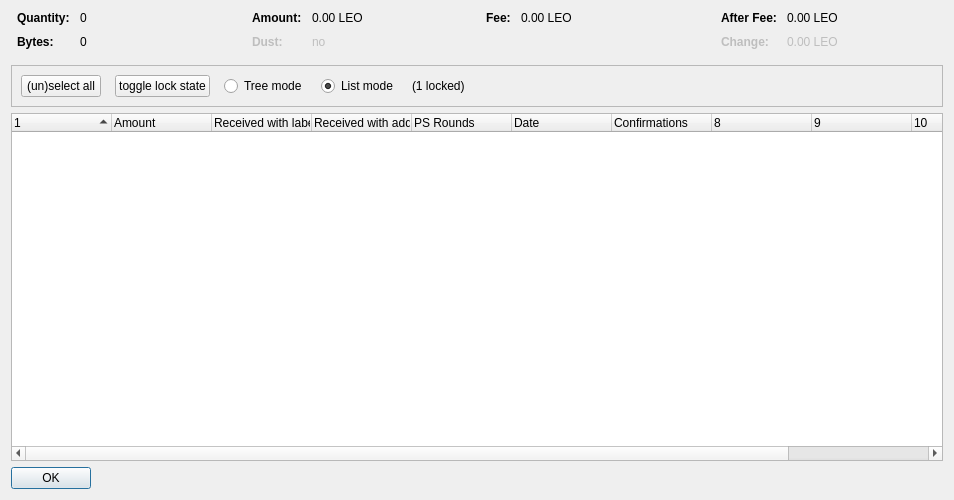
<?xml version="1.0" encoding="UTF-8"?>
<ui version="4.0">
 <class>CoinControlDialog</class>
 <widget class="QDialog" name="CoinControlDialog">
  <property name="geometry">
   <rect>
    <x>0</x>
    <y>0</y>
    <width>954</width>
    <height>500</height>
   </rect>
  </property>
  <property name="windowTitle">
   <string>Coin Selection</string>
  </property>
  <layout class="QVBoxLayout" name="verticalLayout">
   <item>
    <layout class="QHBoxLayout" name="horizontalLayoutTop" stretch="0,0,0,0">
     <property name="topMargin">
      <number>0</number>
     </property>
     <property name="bottomMargin">
      <number>10</number>
     </property>
     <item>
      <layout class="QFormLayout" name="formLayoutCoinControl1">
       <property name="horizontalSpacing">
        <number>10</number>
       </property>
       <property name="verticalSpacing">
        <number>10</number>
       </property>
       <property name="leftMargin">
        <number>6</number>
       </property>
       <property name="rightMargin">
        <number>6</number>
       </property>
       <item row="0" column="0">
        <widget class="QLabel" name="labelCoinControlQuantityText">
         <property name="font">
          <font>
           <weight>75</weight>
           <bold>true</bold>
          </font>
         </property>
         <property name="text">
          <string>Quantity:</string>
         </property>
        </widget>
       </item>
       <item row="0" column="1">
        <widget class="QLabel" name="labelCoinControlQuantity">
         <property name="cursor">
          <cursorShape>IBeamCursor</cursorShape>
         </property>
         <property name="contextMenuPolicy">
          <enum>Qt::ActionsContextMenu</enum>
         </property>
         <property name="text">
          <string notr="true">0</string>
         </property>
         <property name="textInteractionFlags">
          <set>Qt::LinksAccessibleByMouse|Qt::TextSelectableByKeyboard|Qt::TextSelectableByMouse</set>
         </property>
        </widget>
       </item>
       <item row="1" column="0">
        <widget class="QLabel" name="labelCoinControlBytesText">
         <property name="font">
          <font>
           <weight>75</weight>
           <bold>true</bold>
          </font>
         </property>
         <property name="text">
          <string>Bytes:</string>
         </property>
        </widget>
       </item>
       <item row="1" column="1">
        <widget class="QLabel" name="labelCoinControlBytes">
         <property name="cursor">
          <cursorShape>IBeamCursor</cursorShape>
         </property>
         <property name="contextMenuPolicy">
          <enum>Qt::ActionsContextMenu</enum>
         </property>
         <property name="text">
          <string notr="true">0</string>
         </property>
         <property name="textInteractionFlags">
          <set>Qt::LinksAccessibleByMouse|Qt::TextSelectableByKeyboard|Qt::TextSelectableByMouse</set>
         </property>
        </widget>
       </item>
      </layout>
     </item>
     <item>
      <layout class="QFormLayout" name="formLayoutCoinControl2">
       <property name="horizontalSpacing">
        <number>10</number>
       </property>
       <property name="verticalSpacing">
        <number>10</number>
       </property>
       <property name="leftMargin">
        <number>6</number>
       </property>
       <property name="rightMargin">
        <number>6</number>
       </property>
       <item row="0" column="0">
        <widget class="QLabel" name="labelCoinControlAmountText">
         <property name="font">
          <font>
           <weight>75</weight>
           <bold>true</bold>
          </font>
         </property>
         <property name="text">
          <string>Amount:</string>
         </property>
        </widget>
       </item>
       <item row="0" column="1">
        <widget class="QLabel" name="labelCoinControlAmount">
         <property name="cursor">
          <cursorShape>IBeamCursor</cursorShape>
         </property>
         <property name="contextMenuPolicy">
          <enum>Qt::ActionsContextMenu</enum>
         </property>
         <property name="text">
          <string notr="true">0.00 LEO</string>
         </property>
         <property name="textInteractionFlags">
          <set>Qt::LinksAccessibleByMouse|Qt::TextSelectableByKeyboard|Qt::TextSelectableByMouse</set>
         </property>
        </widget>
       </item>
       <item row="1" column="0">
        <widget class="QLabel" name="labelCoinControlLowOutputText">
         <property name="enabled">
          <bool>false</bool>
         </property>
         <property name="font">
          <font>
           <weight>75</weight>
           <bold>true</bold>
          </font>
         </property>
         <property name="text">
          <string>Dust:</string>
         </property>
        </widget>
       </item>
       <item row="1" column="1">
        <widget class="QLabel" name="labelCoinControlLowOutput">
         <property name="enabled">
          <bool>false</bool>
         </property>
         <property name="cursor">
          <cursorShape>IBeamCursor</cursorShape>
         </property>
         <property name="contextMenuPolicy">
          <enum>Qt::ActionsContextMenu</enum>
         </property>
         <property name="text">
          <string notr="true">no</string>
         </property>
         <property name="textInteractionFlags">
          <set>Qt::LinksAccessibleByMouse|Qt::TextSelectableByKeyboard|Qt::TextSelectableByMouse</set>
         </property>
        </widget>
       </item>
      </layout>
     </item>
     <item>
      <layout class="QFormLayout" name="formLayoutCoinControl3">
       <property name="horizontalSpacing">
        <number>10</number>
       </property>
       <property name="verticalSpacing">
        <number>10</number>
       </property>
       <property name="leftMargin">
        <number>6</number>
       </property>
       <property name="rightMargin">
        <number>6</number>
       </property>
       <item row="0" column="0">
        <widget class="QLabel" name="labelCoinControlFeeText">
         <property name="font">
          <font>
           <weight>75</weight>
           <bold>true</bold>
          </font>
         </property>
         <property name="text">
          <string>Fee:</string>
         </property>
        </widget>
       </item>
       <item row="0" column="1">
        <widget class="QLabel" name="labelCoinControlFee">
         <property name="cursor">
          <cursorShape>IBeamCursor</cursorShape>
         </property>
         <property name="contextMenuPolicy">
          <enum>Qt::ActionsContextMenu</enum>
         </property>
         <property name="text">
          <string notr="true">0.00 LEO</string>
         </property>
         <property name="textInteractionFlags">
          <set>Qt::LinksAccessibleByMouse|Qt::TextSelectableByKeyboard|Qt::TextSelectableByMouse</set>
         </property>
        </widget>
       </item>
      </layout>
     </item>
     <item>
      <layout class="QFormLayout" name="formLayoutCoinControl4">
       <property name="horizontalSpacing">
        <number>10</number>
       </property>
       <property name="verticalSpacing">
        <number>10</number>
       </property>
       <property name="leftMargin">
        <number>6</number>
       </property>
       <property name="rightMargin">
        <number>6</number>
       </property>
       <item row="0" column="0">
        <widget class="QLabel" name="labelCoinControlAfterFeeText">
         <property name="font">
          <font>
           <weight>75</weight>
           <bold>true</bold>
          </font>
         </property>
         <property name="text">
          <string>After Fee:</string>
         </property>
        </widget>
       </item>
       <item row="0" column="1">
        <widget class="QLabel" name="labelCoinControlAfterFee">
         <property name="cursor">
          <cursorShape>IBeamCursor</cursorShape>
         </property>
         <property name="contextMenuPolicy">
          <enum>Qt::ActionsContextMenu</enum>
         </property>
         <property name="text">
          <string notr="true">0.00 LEO</string>
         </property>
         <property name="textInteractionFlags">
          <set>Qt::LinksAccessibleByMouse|Qt::TextSelectableByKeyboard|Qt::TextSelectableByMouse</set>
         </property>
        </widget>
       </item>
       <item row="1" column="0">
        <widget class="QLabel" name="labelCoinControlChangeText">
         <property name="enabled">
          <bool>false</bool>
         </property>
         <property name="font">
          <font>
           <weight>75</weight>
           <bold>true</bold>
          </font>
         </property>
         <property name="text">
          <string>Change:</string>
         </property>
        </widget>
       </item>
       <item row="1" column="1">
        <widget class="QLabel" name="labelCoinControlChange">
         <property name="enabled">
          <bool>false</bool>
         </property>
         <property name="cursor">
          <cursorShape>IBeamCursor</cursorShape>
         </property>
         <property name="contextMenuPolicy">
          <enum>Qt::ActionsContextMenu</enum>
         </property>
         <property name="text">
          <string notr="true">0.00 LEO</string>
         </property>
         <property name="textInteractionFlags">
          <set>Qt::LinksAccessibleByMouse|Qt::TextSelectableByKeyboard|Qt::TextSelectableByMouse</set>
         </property>
        </widget>
       </item>
      </layout>
     </item>
    </layout>
   </item>
   <item>
    <widget class="QFrame" name="frame">
     <property name="minimumSize">
      <size>
       <width>0</width>
       <height>40</height>
      </size>
     </property>
     <property name="frameShape">
      <enum>QFrame::StyledPanel</enum>
     </property>
     <property name="frameShadow">
      <enum>QFrame::Sunken</enum>
     </property>
     <layout class="QHBoxLayout" name="horizontalLayout">
      <item>
       <layout class="QHBoxLayout" name="horizontalLayoutPanel" stretch="0,0,0,0,0,0">
        <property name="spacing">
         <number>14</number>
        </property>
        <item>
         <widget class="QPushButton" name="pushButtonSelectAll">
          <property name="sizePolicy">
           <sizepolicy hsizetype="Maximum" vsizetype="Fixed">
            <horstretch>0</horstretch>
            <verstretch>0</verstretch>
           </sizepolicy>
          </property>
          <property name="text">
           <string>(un)select all</string>
          </property>
          <property name="autoDefault">
           <bool>false</bool>
          </property>
         </widget>
        </item>
        <item>
         <widget class="QPushButton" name="pushButtonToggleLock">
          <property name="sizePolicy">
           <sizepolicy hsizetype="Maximum" vsizetype="Fixed">
            <horstretch>0</horstretch>
            <verstretch>0</verstretch>
           </sizepolicy>
          </property>
          <property name="text">
           <string>toggle lock state</string>
          </property>
          <property name="autoDefault">
           <bool>false</bool>
          </property>
         </widget>
        </item>
        <item>
         <widget class="QRadioButton" name="radioTreeMode">
          <property name="sizePolicy">
           <sizepolicy hsizetype="Maximum" vsizetype="Fixed">
            <horstretch>0</horstretch>
            <verstretch>0</verstretch>
           </sizepolicy>
          </property>
          <property name="text">
           <string>Tree mode</string>
          </property>
         </widget>
        </item>
        <item>
         <widget class="QRadioButton" name="radioListMode">
          <property name="sizePolicy">
           <sizepolicy hsizetype="Maximum" vsizetype="Fixed">
            <horstretch>0</horstretch>
            <verstretch>0</verstretch>
           </sizepolicy>
          </property>
          <property name="text">
           <string>List mode</string>
          </property>
          <property name="checked">
           <bool>true</bool>
          </property>
         </widget>
        </item>
        <item>
         <widget class="QLabel" name="labelLocked">
          <property name="text">
           <string>(1 locked)</string>
          </property>
         </widget>
        </item>
        <item>
         <spacer name="horizontalSpacer">
          <property name="orientation">
           <enum>Qt::Horizontal</enum>
          </property>
          <property name="sizeHint" stdset="0">
           <size>
            <width>40</width>
            <height>20</height>
           </size>
          </property>
         </spacer>
        </item>
       </layout>
      </item>
     </layout>
    </widget>
   </item>
   <item>
    <widget class="CoinControlTreeWidget" name="treeWidget">
     <property name="contextMenuPolicy">
      <enum>Qt::CustomContextMenu</enum>
     </property>
     <property name="sortingEnabled">
      <bool>false</bool>
     </property>
     <property name="columnCount">
      <number>11</number>
     </property>
     <attribute name="headerShowSortIndicator" stdset="0">
      <bool>true</bool>
     </attribute>
     <attribute name="headerStretchLastSection">
      <bool>false</bool>
     </attribute>
     <column>
      <property name="text">
       <string/>
      </property>
     </column>
     <column>
      <property name="text">
       <string>Amount</string>
      </property>
     </column>
     <column>
      <property name="text">
       <string>Received with label</string>
      </property>
     </column>
     <column>
      <property name="text">
       <string>Received with address</string>
      </property>
     </column>
     <column>
      <property name="text">
       <string>PS Rounds</string>
      </property>
     </column>
     <column>
      <property name="text">
       <string>Date</string>
      </property>
     </column>
     <column>
      <property name="text">
       <string>Confirmations</string>
      </property>
      <property name="toolTip">
       <string>Confirmed</string>
      </property>
     </column>
     <column>
      <property name="text">
       <string/>
      </property>
     </column>
     <column>
      <property name="text">
       <string/>
      </property>
     </column>
     <column>
      <property name="text">
       <string/>
      </property>
     </column>
     <column>
      <property name="text">
       <string/>
      </property>
     </column>
    </widget>
   </item>
   <item>
    <widget class="QDialogButtonBox" name="buttonBox">
     <property name="sizePolicy">
      <sizepolicy hsizetype="Maximum" vsizetype="Fixed">
       <horstretch>0</horstretch>
       <verstretch>0</verstretch>
      </sizepolicy>
     </property>
     <property name="orientation">
      <enum>Qt::Horizontal</enum>
     </property>
     <property name="standardButtons">
      <set>QDialogButtonBox::Ok</set>
     </property>
    </widget>
   </item>
  </layout>
 </widget>
 <customwidgets>
  <customwidget>
   <class>CoinControlTreeWidget</class>
   <extends>QTreeWidget</extends>
   <header>coincontroltreewidget.h</header>
  </customwidget>
 </customwidgets>
 <resources/>
 <connections/>
</ui>
